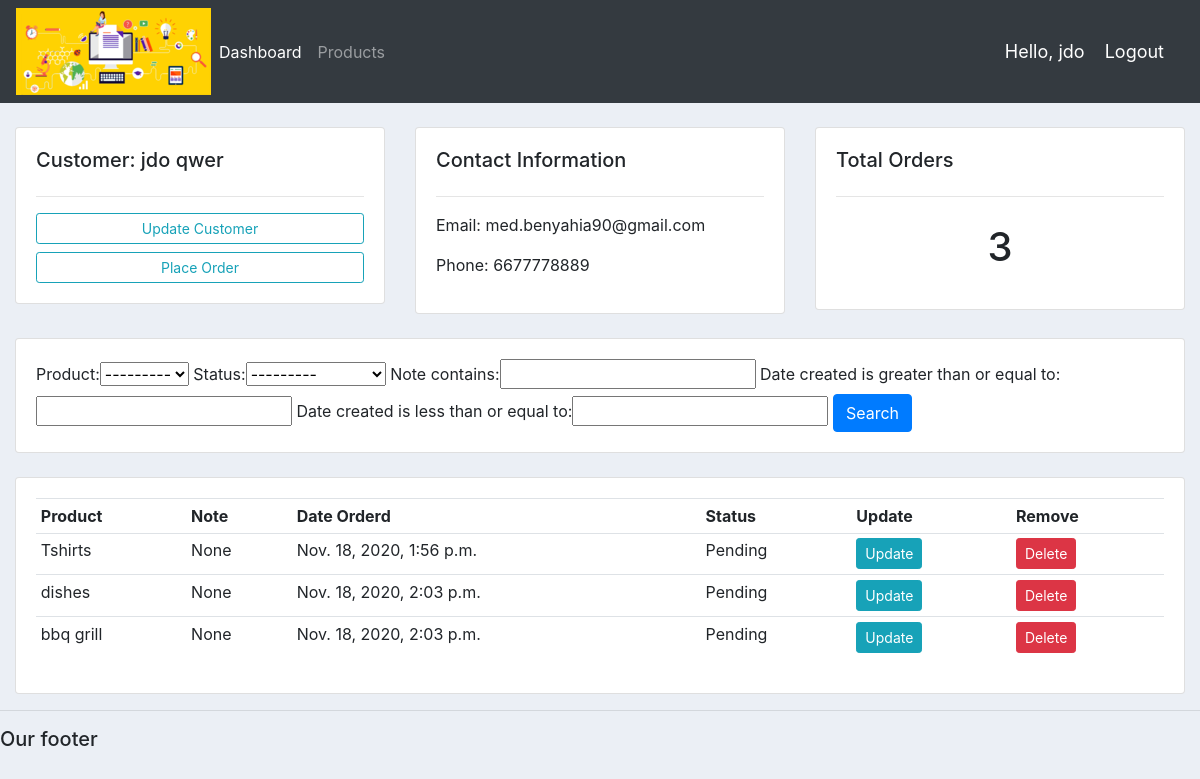
The page /customer/2/ (signed in) on the database its author committed.
### accounts/models.py (models this page shows, shortened)
class Customer(models.Model):
	user = models.OneToOneField(User, null=True,blank = True ,on_delete=models.CASCADE)
	name = models.CharField(max_length=200, null=True)
	phone = models.CharField(max_length=200, null=True)
	email = models.CharField(max_length=200, null=True)
	profile_pic = models.ImageField(default="profile1.png", null=True, blank=True)
	date_created = models.DateTimeField(auto_now_add=True, null=True)

class Order(models.Model):
	STATUS = (
			('Pending', 'Pending'),
			('Out for delivery', 'Out for delivery'),
			('Delivered', 'Delivered'),
			)
	customer = models.ForeignKey(Customer, null=True, on_delete= models.SET_NULL)
	product = models.ForeignKey(Product, null=True, on_delete= models.SET_NULL)
	date_created = models.DateTimeField(auto_now_add=True, null=True)
	status = models.CharField(max_length=200, null=True, choices=STATUS)
	note = models.CharField(max_length=1000, null=True)

class Product(models.Model):
	CATEGORY = (
			('Indoor', 'Indoor'),
			('Out Door', 'Out Door'),
			)
	name = models.CharField(max_length=200, null=True)
	price = models.FloatField(null=True)
	category = models.CharField(max_length=200, null=True, choices=CATEGORY)
	description = models.CharField(max_length=200, null=True, blank=True)
	date_created = models.DateTimeField(auto_now_add=True, null=True)
	tags = models.ManyToManyField(Tag)
	def __str__(self):
		return self.name

### accounts/decorators.py (the view)
		def wrapper_func(request, *args, **kwargs):
			group = None
			if request.user.groups.exists():
				group = request.user.groups.all()[0].name
			if group in allowed_roles:
				return view_func(request, *args, **kwargs)
			else:
				return HttpResponse('You are not authorized to view this page')

### accounts/views.py (called while the page is built)
@login_required(login_url='login')
@allowed_users(allowed_roles=['admin'])
def customer(request, pk_test):
	customer = Customer.objects.get(id=pk_test)
	orders = customer.order_set.all()
	order_count = orders.count()
	myFilter = OrderFilter(request.GET, queryset=orders)
	orders = myFilter.qs
	context = {'customer':customer, 'orders':orders, 'order_count':order_count,
	'myFilter':myFilter}
	return render(request, 'accounts/customer.html',context)

### accounts/templates/accounts/customer.html
{%  extends 'accounts/main.html' %}
{% block content %}
	<br>
<div class="row">
	<div class="col-md">
		<div class="card card-body">
			<h5>Customer:  {{customer.name}}</h5>
			<hr>
			<a class="btn btn-outline-info  btn-sm btn-block" href="">Update Customer</a>
			<a class="btn btn-outline-info  btn-sm btn-block" href="{% url 'create_order' customer.id %}">Place Order</a>
		</div>
	</div>
	<div class="col-md">
		<div class="card card-body">
			<h5>Contact Information</h5>
			<hr>
			<p>Email: {{customer.email}}</p>
			<p>Phone: {{customer.phone}}</p>
		</div>
	</div>
	<div class="col-md">
		<div class="card card-body">
			<h5>Total Orders</h5>
			<hr>
			<h1 style="text-align: center;padding: 10px">{{order_count}}</h1>
		</div>
	</div>
</div>
<br>
<div class="row">
	<div class="col">
		<div class="card card-body">
			<form method="get">
				{{myFilter.form}}
		    <button class="btn btn-primary" type="submit">Search</button>
		  </form>
		</div>
	</div>
</div>
<br>
<div class="row">
	<div class="col-md">
		<div class="card card-body">
			<table class="table table-sm">
				<tr>
					<th>Product</th>
					<th>Note</th>
					<th>Date Orderd</th>
					<th>Status</th>
					<th>Update</th>
					<th>Remove</th>
				</tr>
				{% for order in orders %}
				<tr>
					<td>{{order.product}}</td>
					<td>{{order.note}}</td>
					<td>{{order.date_created}}</td>
					<td>{{order.status}}</td>
					<td><a class="btn btn-sm btn-info" href="{% url 'update_order' order.id %}">Update</a></td>
					<td><a class="btn btn-sm btn-danger" href="{% url 'delete_order' order.id %}">Delete</a></td>
				</tr>
				{% endfor %}
			</table>
		</div>
	</div>
</div>
{% endblock %}

### accounts/templates/accounts/navbar.html (shortened to what this page needs)
{% load static %}
<nav class="navbar navbar-expand-lg navbar-dark bg-dark">
 <img src="{% static 'images/log.png' %}">
  <div class="collapse navbar-collapse" id="navbarNav">
    <ul class="navbar-nav">
      {% if request.user.is_staff %}
      <li class="nav-item active">
        <a class="nav-link" href="{% url 'home' %}">Dashboard</a>
      </li>
      <li class="nav-item">
        <a class="nav-link" href="{% url 'products' %}">Products</a>
      </li>
      {% else %}
       <li class="nav-item">
        <a class="nav-link" href="{% url 'account' %}">Settings</a>
      </li>
      {% endif %}
    </ul>
  </div>
  <span class="hello-msg">Hello, {{request.user}}</span>
  <span ><a  class="hello-msg" href="{% url 'logout' %}">Logout</a></span>
</nav>

### static/css/main.css (style rules this page uses)
body { background-color: #ebeff5; }

### accounts/templates/accounts/navbar.html (style rules this page uses)
.hello-msg { font-size: 18px; color: #fff; margin-right: 20px; }

### rows shown on the page
Customer: name "jdo qwer", email "med.benyahia90@gmail.com", phone "6677778889"
Order: product "Tshirts", note "None", date_created "Nov. 18, 2020, 1:56 p.m.", status "Pending"
Order: product "dishes", note "None", date_created "Nov. 18, 2020, 2:03 p.m.", status "Pending"
Order: product "bbq grill", note "None", date_created "Nov. 18, 2020, 2:03 p.m.", status "Pending"

### other values the page prints
{{ request.user }} "jdo"
{{ order_count }} "3"
